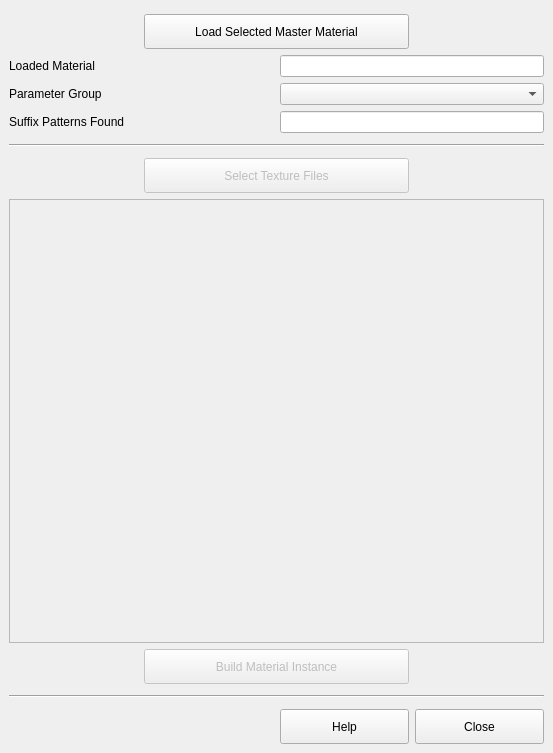
<?xml version="1.0" encoding="UTF-8"?>
<ui version="4.0">
 <class>MainWindow</class>
 <widget class="QMainWindow" name="MainWindow">
  <property name="geometry">
   <rect>
    <x>0</x>
    <y>0</y>
    <width>553</width>
    <height>753</height>
   </rect>
  </property>
  <property name="windowTitle">
   <string>MainWindow</string>
  </property>
  <property name="styleSheet">
   <string notr="true">QTextEdit{
   color: rgb(231, 167, 3);

}
</string>
  </property>
  <widget class="QWidget" name="centralwidget">
   <layout class="QGridLayout" name="gridLayout">
    <property name="bottomMargin">
     <number>9</number>
    </property>
    <item row="8" column="1" colspan="2">
     <widget class="QPushButton" name="btn_select_texture_files">
      <property name="enabled">
       <bool>false</bool>
      </property>
      <property name="minimumSize">
       <size>
        <width>0</width>
        <height>35</height>
       </size>
      </property>
      <property name="styleSheet">
       <string notr="true"/>
      </property>
      <property name="text">
       <string>Select Texture Files</string>
      </property>
     </widget>
    </item>
    <item row="15" column="0">
     <spacer name="horizontalSpacer_2">
      <property name="orientation">
       <enum>Qt::Horizontal</enum>
      </property>
      <property name="sizeType">
       <enum>QSizePolicy::MinimumExpanding</enum>
      </property>
      <property name="sizeHint" stdset="0">
       <size>
        <width>40</width>
        <height>0</height>
       </size>
      </property>
     </spacer>
    </item>
    <item row="6" column="0" colspan="4">
     <widget class="Line" name="line">
      <property name="orientation">
       <enum>Qt::Horizontal</enum>
      </property>
     </widget>
    </item>
    <item row="9" column="0" colspan="4">
     <widget class="QScrollArea" name="scrollArea">
      <property name="minimumSize">
       <size>
        <width>0</width>
        <height>150</height>
       </size>
      </property>
      <property name="widgetResizable">
       <bool>true</bool>
      </property>
      <widget class="QWidget" name="scrollAreaWidgetContents">
       <property name="geometry">
        <rect>
         <x>0</x>
         <y>0</y>
         <width>533</width>
         <height>412</height>
        </rect>
       </property>
       <layout class="QVBoxLayout" name="verticalLayout">
        <item>
         <layout class="QGridLayout" name="gridLayout_filePath"/>
        </item>
        <item>
         <spacer name="verticalSpacer">
          <property name="orientation">
           <enum>Qt::Vertical</enum>
          </property>
          <property name="sizeHint" stdset="0">
           <size>
            <width>20</width>
            <height>40</height>
           </size>
          </property>
         </spacer>
        </item>
       </layout>
      </widget>
     </widget>
    </item>
    <item row="2" column="0" colspan="2">
     <widget class="QLabel" name="label_Loaded_Material">
      <property name="text">
       <string>Loaded Material</string>
      </property>
     </widget>
    </item>
    <item row="11" column="0" colspan="4">
     <spacer name="horizontalSpacer_9">
      <property name="orientation">
       <enum>Qt::Horizontal</enum>
      </property>
      <property name="sizeHint" stdset="0">
       <size>
        <width>40</width>
        <height>5</height>
       </size>
      </property>
     </spacer>
    </item>
    <item row="14" column="2">
     <widget class="QPushButton" name="btn_helpUrl">
      <property name="minimumSize">
       <size>
        <width>0</width>
        <height>35</height>
       </size>
      </property>
      <property name="text">
       <string>Help</string>
      </property>
     </widget>
    </item>
    <item row="10" column="1" colspan="2">
     <widget class="QPushButton" name="btn_build_material_instance">
      <property name="enabled">
       <bool>false</bool>
      </property>
      <property name="minimumSize">
       <size>
        <width>0</width>
        <height>35</height>
       </size>
      </property>
      <property name="text">
       <string>Build Material Instance</string>
      </property>
     </widget>
    </item>
    <item row="15" column="3">
     <spacer name="horizontalSpacer_4">
      <property name="orientation">
       <enum>Qt::Horizontal</enum>
      </property>
      <property name="sizeHint" stdset="0">
       <size>
        <width>40</width>
        <height>0</height>
       </size>
      </property>
     </spacer>
    </item>
    <item row="3" column="0" colspan="2">
     <widget class="QLabel" name="label_Parameter_Group">
      <property name="text">
       <string>Parameter Group</string>
      </property>
     </widget>
    </item>
    <item row="7" column="0" colspan="4">
     <spacer name="horizontalSpacer_5">
      <property name="orientation">
       <enum>Qt::Horizontal</enum>
      </property>
      <property name="sizeHint" stdset="0">
       <size>
        <width>40</width>
        <height>5</height>
       </size>
      </property>
     </spacer>
    </item>
    <item row="13" column="0" colspan="4">
     <spacer name="horizontalSpacer_8">
      <property name="orientation">
       <enum>Qt::Horizontal</enum>
      </property>
      <property name="sizeHint" stdset="0">
       <size>
        <width>40</width>
        <height>5</height>
       </size>
      </property>
     </spacer>
    </item>
    <item row="1" column="1" colspan="2">
     <widget class="QPushButton" name="btn_get_single_selected_material">
      <property name="minimumSize">
       <size>
        <width>0</width>
        <height>35</height>
       </size>
      </property>
      <property name="text">
       <string>Load Selected Master Material</string>
      </property>
     </widget>
    </item>
    <item row="15" column="2">
     <spacer name="horizontalSpacer_3">
      <property name="orientation">
       <enum>Qt::Horizontal</enum>
      </property>
      <property name="sizeHint" stdset="0">
       <size>
        <width>40</width>
        <height>0</height>
       </size>
      </property>
     </spacer>
    </item>
    <item row="4" column="0" colspan="2">
     <widget class="QLabel" name="label_Suffix_Patterns_Found">
      <property name="text">
       <string>Suffix Patterns Found</string>
      </property>
     </widget>
    </item>
    <item row="3" column="2" colspan="2">
     <widget class="QComboBox" name="comboBox_LIST_all_matExpression_paramGroups">
      <property name="enabled">
       <bool>true</bool>
      </property>
      <property name="placeholderText">
       <string/>
      </property>
     </widget>
    </item>
    <item row="0" column="0" colspan="4">
     <spacer name="horizontalSpacer_6">
      <property name="orientation">
       <enum>Qt::Horizontal</enum>
      </property>
      <property name="sizeHint" stdset="0">
       <size>
        <width>40</width>
        <height>5</height>
       </size>
      </property>
     </spacer>
    </item>
    <item row="2" column="2" colspan="2">
     <widget class="QLineEdit" name="lineEdit_loaded_material_name">
      <property name="readOnly">
       <bool>true</bool>
      </property>
     </widget>
    </item>
    <item row="5" column="0" colspan="4">
     <spacer name="horizontalSpacer_7">
      <property name="orientation">
       <enum>Qt::Horizontal</enum>
      </property>
      <property name="sizeHint" stdset="0">
       <size>
        <width>40</width>
        <height>5</height>
       </size>
      </property>
     </spacer>
    </item>
    <item row="4" column="2" colspan="2">
     <widget class="QLineEdit" name="lineEdit_suffix_patterns_found">
      <property name="readOnly">
       <bool>true</bool>
      </property>
     </widget>
    </item>
    <item row="14" column="3">
     <widget class="QPushButton" name="btn_closeWindow">
      <property name="minimumSize">
       <size>
        <width>0</width>
        <height>35</height>
       </size>
      </property>
      <property name="text">
       <string>Close</string>
      </property>
     </widget>
    </item>
    <item row="15" column="1">
     <spacer name="horizontalSpacer">
      <property name="orientation">
       <enum>Qt::Horizontal</enum>
      </property>
      <property name="sizeType">
       <enum>QSizePolicy::MinimumExpanding</enum>
      </property>
      <property name="sizeHint" stdset="0">
       <size>
        <width>40</width>
        <height>0</height>
       </size>
      </property>
     </spacer>
    </item>
    <item row="12" column="0" colspan="4">
     <widget class="Line" name="line_2">
      <property name="orientation">
       <enum>Qt::Horizontal</enum>
      </property>
     </widget>
    </item>
   </layout>
  </widget>
 </widget>
 <resources/>
 <connections/>
</ui>
